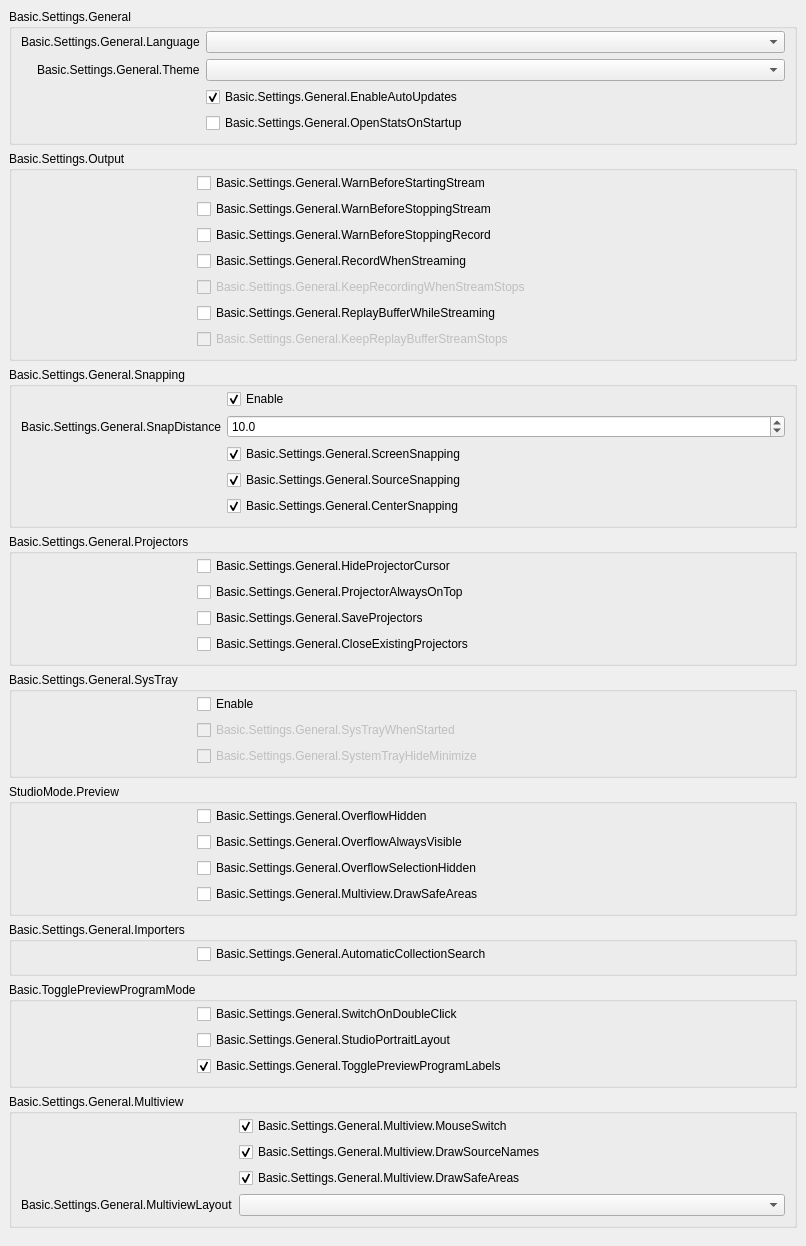
           <widget class="QWidget" name="scrollAreaWidgetContents_2">
            <property name="geometry">
             <rect>
              <x>0</x>
              <y>0</y>
              <width>806</width>
              <height>1181</height>
             </rect>
            </property>
            <layout class="QVBoxLayout" name="verticalLayout_19">
             <property name="leftMargin">
              <number>0</number>
             </property>
             <property name="topMargin">
              <number>0</number>
             </property>
             <property name="rightMargin">
              <number>0</number>
             </property>
             <property name="bottomMargin">
              <number>9</number>
             </property>
             <item>
              <widget class="QFrame" name="widget_2">
               <layout class="QVBoxLayout" name="verticalLayout_20">
                <item>
                 <widget class="QGroupBox" name="groupBox_15">
                  <property name="title">
                   <string>Basic.Settings.General</string>
                  </property>
                  <layout class="QFormLayout" name="formLayout_32">
                   <property name="fieldGrowthPolicy">
                    <enum>QFormLayout::AllNonFixedFieldsGrow</enum>
                   </property>
                   <property name="labelAlignment">
                    <set>Qt::AlignRight|Qt::AlignTrailing|Qt::AlignVCenter</set>
                   </property>
                   <property name="topMargin">
                    <number>2</number>
                   </property>
                   <item row="0" column="0">
                    <widget class="QLabel" name="label">
                     <property name="text">
                      <string>Basic.Settings.General.Language</string>
                     </property>
                     <property name="buddy">
                      <cstring>language</cstring>
                     </property>
                    </widget>
                   </item>
                   <item row="0" column="1">
                    <widget class="QComboBox" name="language"/>
                   </item>
                   <item row="1" column="0">
                    <widget class="QLabel" name="label_42">
                     <property name="text">
                      <string>Basic.Settings.General.Theme</string>
                     </property>
                     <property name="buddy">
                      <cstring>theme</cstring>
                     </property>
                    </widget>
                   </item>
                   <item row="1" column="1">
                    <widget class="QComboBox" name="theme"/>
                   </item>
                   <item row="2" column="0">
                    <spacer name="horizontalSpacer_3">
                     <property name="orientation">
                      <enum>Qt::Horizontal</enum>
                     </property>
                     <property name="sizeType">
                      <enum>QSizePolicy::Fixed</enum>
                     </property>
                     <property name="sizeHint" stdset="0">
                      <size>
                       <width>170</width>
                       <height>5</height>
                      </size>
                     </property>
                    </spacer>
                   </item>
                   <item row="2" column="1">
                    <widget class="QCheckBox" name="enableAutoUpdates">
                     <property name="text">
                      <string>Basic.Settings.General.EnableAutoUpdates</string>
                     </property>
                     <property name="checked">
                      <bool>true</bool>
                     </property>
                    </widget>
                   </item>
                   <item row="3" column="1">
                    <widget class="QCheckBox" name="openStatsOnStartup">
                     <property name="text">
                      <string>Basic.Settings.General.OpenStatsOnStartup</string>
                     </property>
                    </widget>
                   </item>
                  </layout>
                 </widget>
                </item>
                <item>
                 <widget class="QGroupBox" name="groupBox_16">
                  <property name="title">
                   <string>Basic.Settings.Output</string>
                  </property>
                  <layout class="QFormLayout" name="formLayout_2">
                   <property name="fieldGrowthPolicy">
                    <enum>QFormLayout::AllNonFixedFieldsGrow</enum>
                   </property>
                   <property name="topMargin">
                    <number>2</number>
                   </property>
                   <item row="0" column="0">
                    <spacer name="horizontalSpacer_5">
                     <property name="orientation">
                      <enum>Qt::Horizontal</enum>
                     </property>
                     <property name="sizeType">
                      <enum>QSizePolicy::Fixed</enum>
                     </property>
                     <property name="sizeHint" stdset="0">
                      <size>
                       <width>170</width>
                       <height>5</height>
                      </size>
                     </property>
                    </spacer>
                   </item>
                   <item row="0" column="1">
                    <widget class="QCheckBox" name="warnBeforeStreamStart">
                     <property name="text">
                      <string>Basic.Settings.General.WarnBeforeStartingStream</string>
                     </property>
                    </widget>
                   </item>
                   <item row="1" column="1">
                    <widget class="QCheckBox" name="warnBeforeStreamStop">
                     <property name="text">
                      <string>Basic.Settings.General.WarnBeforeStoppingStream</string>
                     </property>
                    </widget>
                   </item>
                   <item row="2" column="1">
                    <widget class="QCheckBox" name="warnBeforeRecordStop">
                     <property name="text">
                      <string>Basic.Settings.General.WarnBeforeStoppingRecord</string>
                     </property>
                    </widget>
                   </item>
                   <item row="3" column="1">
                    <widget class="QCheckBox" name="recordWhenStreaming">
                     <property name="text">
                      <string>Basic.Settings.General.RecordWhenStreaming</string>
                     </property>
                    </widget>
                   </item>
                   <item row="4" column="1">
                    <widget class="QCheckBox" name="keepRecordStreamStops">
                     <property name="enabled">
                      <bool>false</bool>
                     </property>
                     <property name="text">
                      <string>Basic.Settings.General.KeepRecordingWhenStreamStops</string>
                     </property>
                    </widget>
                   </item>
                   <item row="5" column="1">
                    <widget class="QCheckBox" name="replayWhileStreaming">
                     <property name="text">
                      <string>Basic.Settings.General.ReplayBufferWhileStreaming</string>
                     </property>
                    </widget>
                   </item>
                   <item row="6" column="1">
                    <widget class="QCheckBox" name="keepReplayStreamStops">
                     <property name="enabled">
                      <bool>false</bool>
                     </property>
                     <property name="text">
                      <string>Basic.Settings.General.KeepReplayBufferStreamStops</string>
                     </property>
                    </widget>
                   </item>
                  </layout>
                 </widget>
                </item>
                <item>
                 <widget class="QGroupBox" name="groupBox_10">
                  <property name="enabled">
                   <bool>true</bool>
                  </property>
                  <property name="sizePolicy">
                   <sizepolicy hsizetype="Preferred" vsizetype="Maximum">
                    <horstretch>0</horstretch>
                    <verstretch>0</verstretch>
                   </sizepolicy>
                  </property>
                  <property name="title">
                   <string>Basic.Settings.General.Snapping</string>
                  </property>
                  <property name="flat">
                   <bool>false</bool>
                  </property>
                  <layout class="QFormLayout" name="formLayout_21">
                   <property name="fieldGrowthPolicy">
                    <enum>QFormLayout::AllNonFixedFieldsGrow</enum>
                   </property>
                   <property name="labelAlignment">
                    <set>Qt::AlignRight|Qt::AlignTrailing|Qt::AlignVCenter</set>
                   </property>
                   <property name="topMargin">
                    <number>2</number>
                   </property>
                   <item row="0" column="1">
                    <widget class="QCheckBox" name="snappingEnabled">
                     <property name="text">
                      <string>Enable</string>
                     </property>
                     <property name="checked">
                      <bool>true</bool>
                     </property>
                    </widget>
                   </item>
                   <item row="2" column="1">
                    <widget class="QCheckBox" name="screenSnapping">
                     <property name="text">
                      <string>Basic.Settings.General.ScreenSnapping</string>
                     </property>
                     <property name="checked">
                      <bool>true</bool>
                     </property>
                    </widget>
                   </item>
                   <item row="4" column="1">
                    <widget class="QCheckBox" name="centerSnapping">
                     <property name="text">
                      <string>Basic.Settings.General.CenterSnapping</string>
                     </property>
                     <property name="checked">
                      <bool>true</bool>
                     </property>
                    </widget>
                   </item>
                   <item row="3" column="1">
                    <widget class="QCheckBox" name="sourceSnapping">
                     <property name="text">
                      <string>Basic.Settings.General.SourceSnapping</string>
                     </property>
                     <property name="checked">
                      <bool>true</bool>
                     </property>
                    </widget>
                   </item>
                   <item row="1" column="1">
                    <widget class="QDoubleSpinBox" name="snapDistance">
                     <property name="decimals">
                      <number>1</number>
                     </property>
                     <property name="singleStep">
                      <double>0.500000000000000</double>
                     </property>
                     <property name="value">
                      <double>10.000000000000000</double>
                     </property>
                    </widget>
                   </item>
                   <item row="1" column="0">
                    <widget class="QLabel" name="label_9">
                     <property name="text">
                      <string>Basic.Settings.General.SnapDistance</string>
                     </property>
                     <property name="buddy">
                      <cstring>snapDistance</cstring>
                     </property>
                    </widget>
                   </item>
                   <item row="3" column="0">
                    <spacer name="horizontalSpacer_4">
                     <property name="orientation">
                      <enum>Qt::Horizontal</enum>
                     </property>
                     <property name="sizeType">
                      <enum>QSizePolicy::Fixed</enum>
                     </property>
                     <property name="sizeHint" stdset="0">
                      <size>
                       <width>170</width>
                       <height>5</height>
                      </size>
                     </property>
                    </spacer>
                   </item>
                  </layout>
                 </widget>
                </item>
                <item>
                 <widget class="QGroupBox" name="groupBox_14">
                  <property name="title">
                   <string>Basic.Settings.General.Projectors</string>
                  </property>
                  <layout class="QFormLayout" name="formLayout_28">
                   <property name="fieldGrowthPolicy">
                    <enum>QFormLayout::AllNonFixedFieldsGrow</enum>
                   </property>
                   <property name="topMargin">
                    <number>2</number>
                   </property>
                   <item row="0" column="1">
                    <widget class="QCheckBox" name="hideProjectorCursor">
                     <property name="text">
                      <string>Basic.Settings.General.HideProjectorCursor</string>
                     </property>
                    </widget>
                   </item>
                   <item row="1" column="1">
                    <widget class="QCheckBox" name="projectorAlwaysOnTop">
                     <property name="text">
                      <string>Basic.Settings.General.ProjectorAlwaysOnTop</string>
                     </property>
                    </widget>
                   </item>
                   <item row="2" column="1">
                    <widget class="QCheckBox" name="saveProjectors">
                     <property name="text">
                      <string>Basic.Settings.General.SaveProjectors</string>
                     </property>
                    </widget>
                   </item>
                   <item row="3" column="1">
                    <widget class="QCheckBox" name="closeProjectors">
                     <property name="text">
                      <string>Basic.Settings.General.CloseExistingProjectors</string>
                     </property>
                    </widget>
                   </item>
                   <item row="1" column="0">
                    <spacer name="horizontalSpacer">
                     <property name="orientation">
                      <enum>Qt::Horizontal</enum>
                     </property>
                     <property name="sizeType">
                      <enum>QSizePolicy::Fixed</enum>
                     </property>
                     <property name="sizeHint" stdset="0">
                      <size>
                       <width>170</width>
                       <height>5</height>
                      </size>
                     </property>
                    </spacer>
                   </item>
                  </layout>
                 </widget>
                </item>
                <item>
                 <widget class="QGroupBox" name="groupBox_13">
                  <property name="title">
                   <string>Basic.Settings.General.SysTray</string>
                  </property>
                  <layout class="QFormLayout" name="formLayout_29">
                   <property name="fieldGrowthPolicy">
                    <enum>QFormLayout::AllNonFixedFieldsGrow</enum>
                   </property>
                   <property name="topMargin">
                    <number>2</number>
                   </property>
                   <item row="0" column="1">
                    <widget class="QCheckBox" name="systemTrayEnabled">
                     <property name="text">
                      <string>Enable</string>
                     </property>
                    </widget>
                   </item>
                   <item row="1" column="1">
                    <widget class="QCheckBox" name="systemTrayWhenStarted">
                     <property name="enabled">
                      <bool>false</bool>
                     </property>
                     <property name="text">
                      <string>Basic.Settings.General.SysTrayWhenStarted</string>
                     </property>
                    </widget>
                   </item>
                   <item row="2" column="1">
                    <widget class="QCheckBox" name="systemTrayAlways">
                     <property name="enabled">
                      <bool>false</bool>
                     </property>
                     <property name="text">
                      <string>Basic.Settings.General.SystemTrayHideMinimize</string>
                     </property>
                    </widget>
                   </item>
                   <item row="1" column="0">
                    <spacer name="horizontalSpacer_2">
                     <property name="orientation">
                      <enum>Qt::Horizontal</enum>
                     </property>
                     <property name="sizeType">
                      <enum>QSizePolicy::Fixed</enum>
                     </property>
                     <property name="sizeHint" stdset="0">
                      <size>
                       <width>170</width>
                       <height>5</height>
                      </size>
                     </property>
                    </spacer>
                   </item>
                  </layout>
                 </widget>
                </item>
                <item>
                 <widget class="QGroupBox" name="groupBox_18">
                  <property name="title">
                   <string>StudioMode.Preview</string>
                  </property>
                  <layout class="QFormLayout" name="formLayout_35">
                   <property name="fieldGrowthPolicy">
                    <enum>QFormLayout::AllNonFixedFieldsGrow</enum>
                   </property>
                   <property name="labelAlignment">
                    <set>Qt::AlignRight|Qt::AlignTrailing|Qt::AlignVCenter</set>
                   </property>
                   <property name="topMargin">
                    <number>2</number>
                   </property>
                   <item row="1" column="1">
                    <widget class="QCheckBox" name="overflowAlwaysVisible">
                     <property name="text">
                      <string>Basic.Settings.General.OverflowAlwaysVisible</string>
                     </property>
                    </widget>
                   </item>
                   <item row="0" column="0">
                    <spacer name="horizontalSpacer_25">
                     <property name="orientation">
                      <enum>Qt::Horizontal</enum>
                     </property>
                     <property name="sizeHint" stdset="0">
                      <size>
                       <width>170</width>
                       <height>5</height>
                      </size>
                     </property>
                    </spacer>
                   </item>
                   <item row="2" column="1">
                    <widget class="QCheckBox" name="overflowSelectionHide">
                     <property name="text">
                      <string>Basic.Settings.General.OverflowSelectionHidden</string>
                     </property>
                    </widget>
                   </item>
                   <item row="3" column="1">
                    <widget class="QCheckBox" name="previewSafeAreas">
                     <property name="text">
                      <string>Basic.Settings.General.Multiview.DrawSafeAreas</string>
                     </property>
                    </widget>
                   </item>
                   <item row="0" column="1">
                    <widget class="QCheckBox" name="overflowHide">
                     <property name="text">
                      <string>Basic.Settings.General.OverflowHidden</string>
                     </property>
                    </widget>
                   </item>
                  </layout>
                 </widget>
                </item>
                <item>
                 <widget class="QGroupBox" name="groupBox_19">
                  <property name="title">
                   <string>Basic.Settings.General.Importers</string>
                  </property>
                  <layout class="QFormLayout" name="formLayout_36">
                   <property name="fieldGrowthPolicy">
                    <enum>QFormLayout::AllNonFixedFieldsGrow</enum>
                   </property>
                   <property name="labelAlignment">
                    <set>Qt::AlignRight|Qt::AlignTrailing|Qt::AlignVCenter</set>
                   </property>
                   <property name="topMargin">
                    <number>2</number>
                   </property>
                   <item row="0" column="0">
                    <spacer name="horizontalSpacer_26">
                     <property name="orientation">
                      <enum>Qt::Horizontal</enum>
                     </property>
                     <property name="sizeHint" stdset="0">
                      <size>
                       <width>170</width>
                       <height>5</height>
                      </size>
                     </property>
                    </spacer>
                   </item>
                   <item row="0" column="1">
                    <widget class="QCheckBox" name="automaticSearch">
                     <property name="text">
                      <string>Basic.Settings.General.AutomaticCollectionSearch</string>
                     </property>
                    </widget>
                   </item>
                  </layout>
                 </widget>
                </item>
                <item>
                 <widget class="QGroupBox" name="groupBox_11">
                  <property name="title">
                   <string>Basic.TogglePreviewProgramMode</string>
                  </property>
                  <layout class="QFormLayout" name="formLayout_31">
                   <property name="fieldGrowthPolicy">
                    <enum>QFormLayout::AllNonFixedFieldsGrow</enum>
                   </property>
                   <property name="labelAlignment">
                    <set>Qt::AlignRight|Qt::AlignTrailing|Qt::AlignVCenter</set>
                   </property>
                   <property name="topMargin">
                    <number>2</number>
                   </property>
                   <item row="0" column="1">
                    <widget class="QCheckBox" name="doubleClickSwitch">
                     <property name="text">
                      <string>Basic.Settings.General.SwitchOnDoubleClick</string>
                     </property>
                    </widget>
                   </item>
                   <item row="0" column="0">
                    <spacer name="horizontalSpacer_6">
                     <property name="orientation">
                      <enum>Qt::Horizontal</enum>
                     </property>
                     <property name="sizeHint" stdset="0">
                      <size>
                       <width>170</width>
                       <height>5</height>
                      </size>
                     </property>
                    </spacer>
                   </item>
                   <item row="1" column="1">
                    <widget class="QCheckBox" name="studioPortraitLayout">
                     <property name="text">
                      <string>Basic.Settings.General.StudioPortraitLayout</string>
                     </property>
                    </widget>
                   </item>
                   <item row="2" column="1">
                    <widget class="QCheckBox" name="prevProgLabelToggle">
                     <property name="text">
                      <string>Basic.Settings.General.TogglePreviewProgramLabels</string>
                     </property>
                     <property name="checked">
                      <bool>true</bool>
                     </property>
                    </widget>
                   </item>
                  </layout>
                 </widget>
                </item>
                <item>
                 <widget class="QGroupBox" name="groupBoxMultiview">
                  <property name="title">
                   <string>Basic.Settings.General.Multiview</string>
                  </property>
                  <layout class="QFormLayout" name="formLayoutMultiview">
                   <property name="fieldGrowthPolicy">
                    <enum>QFormLayout::AllNonFixedFieldsGrow</enum>
                   </property>
                   <property name="labelAlignment">
                    <set>Qt::AlignRight|Qt::AlignTrailing|Qt::AlignVCenter</set>
                   </property>
                   <property name="topMargin">
                    <number>2</number>
                   </property>
                   <item row="0" column="0">
                    <spacer name="horizontalSpacerMultiview">
                     <property name="orientation">
                      <enum>Qt::Horizontal</enum>
                     </property>
                     <property name="sizeType">
                      <enum>QSizePolicy::Fixed</enum>
                     </property>
                     <property name="sizeHint" stdset="0">
                      <size>
                       <width>170</width>
                       <height>5</height>
                      </size>
                     </property>
                    </spacer>
                   </item>
                   <item row="0" column="1">
                    <widget class="QCheckBox" name="multiviewMouseSwitch">
                     <property name="text">
                      <string>Basic.Settings.General.Multiview.MouseSwitch</string>
                     </property>
                     <property name="checked">
                      <bool>true</bool>
                     </property>
                    </widget>
                   </item>
                   <item row="1" column="1">
                    <widget class="QCheckBox" name="multiviewDrawNames">
                     <property name="text">
                      <string>Basic.Settings.General.Multiview.DrawSourceNames</string>
                     </property>
                     <property name="checked">
                      <bool>true</bool>
                     </property>
                    </widget>
                   </item>
                   <item row="2" column="1">
                    <widget class="QCheckBox" name="multiviewDrawAreas">
                     <property name="text">
                      <string>Basic.Settings.General.Multiview.DrawSafeAreas</string>
                     </property>
                     <property name="checked">
                      <bool>true</bool>
                     </property>
                    </widget>
                   </item>
                   <item row="3" column="1">
                    <widget class="QComboBox" name="multiviewLayout"/>
                   </item>
                   <item row="3" column="0">
                    <widget class="QLabel" name="label_64">
                     <property name="text">
                      <string>Basic.Settings.General.MultiviewLayout</string>
                     </property>
                     <property name="buddy">
                      <cstring>multiviewLayout</cstring>
                     </property>
                    </widget>
                   </item>
                  </layout>
                 </widget>
                </item>
               </layout>
              </widget>
             </item>
            </layout>
           </widget>
